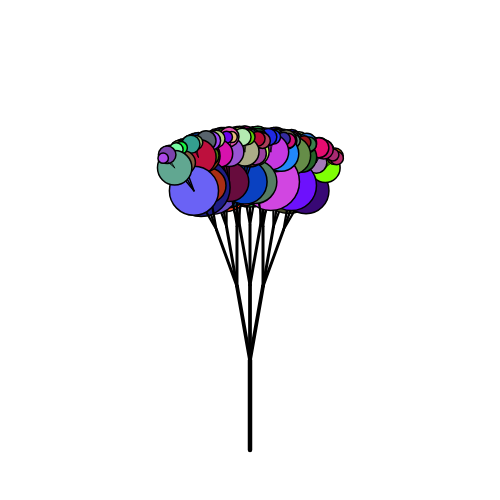
Frame 1 (no input)
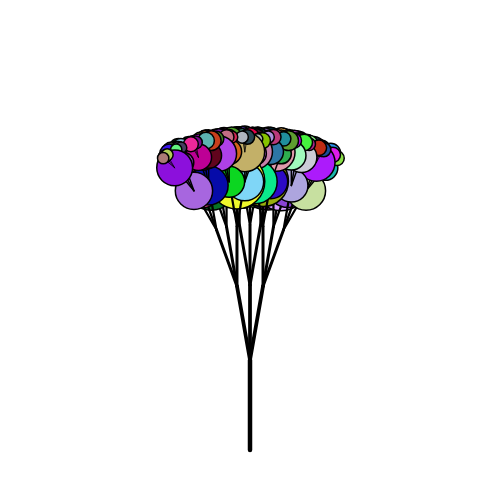
Frame 60 (no input)
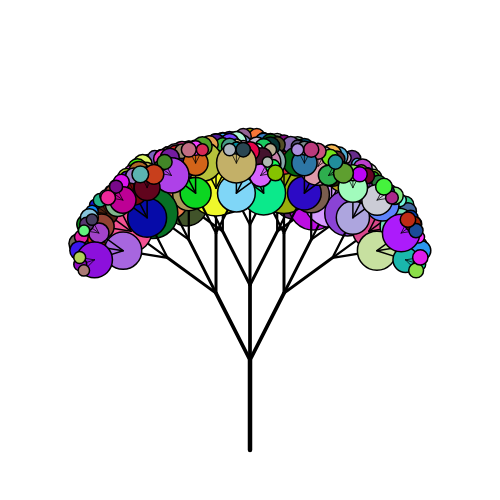
Frame 120 (the mouse pressed at the canvas centre since frame 60)

The p5.js sketch that drew these frames (run headless with seeded random() and noise() and a simulated clock; from frame 60 on, the mouse is pressed at the canvas centre):

// p5.js sketch
// ── sketch.js
// The Balloon Tree
// Kyle MacLean
// Novemeber 13, 2024
//

let scale = 15;
let userDepth = 4; //starting userDepth value
let seed;

function setup() {
  createCanvas(500, 500);
  seed = random(100);
}

function draw() {
  background(255);
  drawTree(width / 2, height * 0.9, 90, 6);

  //set seed
  randomSeed(seed);
}

function drawLine(x1, y1, x2, y2, depth) {
  //draw a line segment connecting (x1,y1) to (x2,y2)
  //branch weight changed depending on depth
  strokeWeight(depth / 2);
  line(x1, y1, x2, y2);

}

function drawLeaf(x2, y2, depth) {
  //leaf properties
  fill(color(random(255), random(255), random(255)));
  strokeWeight(1.5);

  //draw leaf based on depth
  circle(x2, y2, random(depth * 10, depth * 20));
}

function drawTree(x1, y1, angle, depth) {
  if (depth > 0) {
    let x2 = x1 + cos(radians(angle)) * depth * scale;   //calculate endpoints of current branch
    let y2 = y1 - sin(radians(angle)) * depth * scale;   //using trig ratios. Get shorter based on depth

    drawLine(x1, y1, x2, y2, depth * 1.5);

    //draw leaves on branches based on what userDepth is equal to
    if (depth < userDepth) {
      drawLeaf(x2, y2, depth);
    }

    //determine what to add/subtract from angle
    let den = map(mouseX, 0, windowWidth, 10, 45);

    //3-branch tree
    drawTree(x2, y2, angle, depth - 1);
    drawTree(x2, y2, angle - den, depth - 1);
    drawTree(x2, y2, angle + den, depth - 1);
  }
}

function keyPressed() {
  if (keyCode === 90) { //z key → reduce leaves till none drawn at all
    if(userDepth > 1){
      userDepth -= 1;
    }
  }

  else if (keyCode === 88) { //x key → eventually adds leaves to every branch
    if(userDepth < 7){
      userDepth += 1;
    }
  }

  print("UserDepth is now " + userDepth);
}
